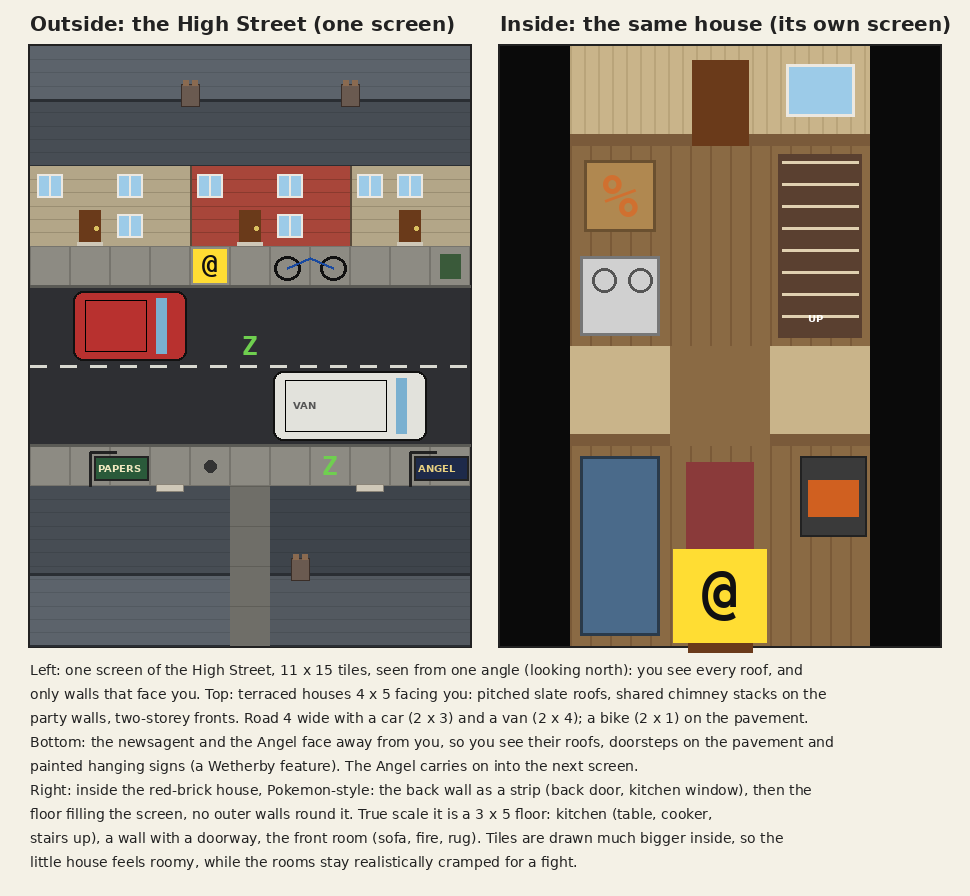

Python code for this plot:
# Draws a sample street screen (outside scale) and the inside of one house (true scale), greybox style.
# One camera angle everywhere (looking north, a little from above): you see every roof, and only the
# walls that face you. Buildings that face away show their roof and back, with a hanging sign over
# the pavement. Inside, Pokemon-style: the back wall as a strip, the floor filling the screen, no
# outer walls drawn round it.
# Run from the repo root: python3 docs/sample-screen.py  ->  docs/sample-screen.png
from PIL import Image, ImageDraw, ImageFont

T = 40                       # pixels per tile
COLS, ROWS = 11, 15          # one screen
FONT = '/usr/share/fonts/truetype/dejavu/DejaVuSans.ttf'
BOLD = '/usr/share/fonts/truetype/dejavu/DejaVuSans-Bold.ttf'
MONO = '/usr/share/fonts/truetype/dejavu/DejaVuSansMono-Bold.ttf'
f_title = ImageFont.truetype(BOLD, 20)
f_cap = ImageFont.truetype(FONT, 14)
f_glyph = ImageFont.truetype(MONO, 26)
f_big = ImageFont.truetype(MONO, 60)
f_tiny = ImageFont.truetype(BOLD, 10)

GAP, TOP, CAP = 30, 46, 250
W = COLS * T * 2 + GAP * 3
H = TOP + ROWS * T + CAP
img = Image.new('RGB', (W, H), '#f4f1e6')
d = ImageDraw.Draw(img)

def panel(ox, oy, title):
    d.text((ox, 12), title, font=f_title, fill='#222')
    d.rectangle([ox - 2, oy - 2, ox + COLS * T + 1, oy + ROWS * T + 1], outline='#222', width=2)

def glyph(px, py, size, ch, fg, bg=None, font=f_glyph):
    if bg:
        d.rectangle([px + 3, py + 3, px + size - 4, py + size - 4], fill=bg)
    bb = d.textbbox((0, 0), ch, font=font)
    d.text((px + (size - (bb[2] - bb[0])) / 2 - bb[0], py + (size - (bb[3] - bb[1])) / 2 - bb[1]), ch, font=font, fill=fg)

# ---------------- Left: a High Street screen, outside scale ----------------
ox, oy = GAP, TOP
panel(ox, oy, 'Outside: the High Street (one screen)')
X = lambda x: ox + x * T
Y = lambda y: oy + y * T

def pitched_roof(x, y, w, h, far='#5c636b', near='#474d54', ridge_at=0.5):
    """A pitched roof seen from the south: the far slope (lit) above the ridge, the near slope below."""
    ry = Y(y) + int(h * T * ridge_at)
    d.rectangle([X(x), Y(y), X(x + w) - 1, ry], fill=far)
    d.rectangle([X(x), ry, X(x + w) - 1, Y(y + h) - 1], fill=near)
    def shade(c, f):
        c = c.lstrip('#'); return '#' + ''.join(f'{max(0, int(int(c[i:i + 2], 16) * f)):02x}' for i in (0, 2, 4))
    for k in range(1, h * 3):                       # slate courses, a touch darker than the slope
        yy = Y(y) + k * T // 3
        if abs(yy - ry) < 4:
            continue
        d.line([X(x), yy, X(x + w) - 1, yy], fill=shade(far if yy < ry else near, 0.9), width=1)
    d.line([X(x), ry, X(x + w) - 1, ry], fill='#2a2e33', width=3)              # ridge
    d.line([X(x), Y(y + h) - 1, X(x + w) - 1, Y(y + h) - 1], fill='#2a2e33', width=2)  # eaves

def stack(px, ry):                                   # a shared chimney stack on the ridge
    d.rectangle([px - 9, ry - 16, px + 9, ry + 6], fill='#6a5a50', outline='#3a2e28')
    for k in (-5, 4):
        d.rectangle([px + k - 2, ry - 20, px + k + 3, ry - 15], fill='#8a6a50')

def front_wall(x, y, w, h, col, course):
    d.rectangle([X(x), Y(y), X(x + w) - 1, Y(y + h) - 1], fill=col)
    for k in range(1, h * 3):
        yy = Y(y) + k * T // 3
        d.line([X(x), yy, X(x + w) - 1, yy], fill=course, width=1)

def door(x, y, col='#6a3a1a'):
    d.rectangle([X(x) + 9, Y(y) + 4, X(x + 1) - 10, Y(y + 1) - 1], fill=col)
    d.ellipse([X(x) + 24, Y(y) + 20, X(x) + 28, Y(y) + 24], fill='#d9c060')
    d.rectangle([X(x) + 7, Y(y + 1) - 4, X(x + 1) - 8, Y(y + 1) - 1], fill='#cfc8b8')   # step

def window(x, y, w=1):
    d.rectangle([X(x) + 7, Y(y) + 8, X(x + w) - 8, Y(y + 1) - 9], fill='#9ccbe8', outline='#ece8e0', width=2)
    mx = (X(x) + 7 + X(x + w) - 8) // 2
    d.line([mx, Y(y) + 8, mx, Y(y + 1) - 9], fill='#ece8e0', width=2)

# North side of the street: a terrace, fronts facing you (south). Each house 4 wide x 5 deep:
# roof 3 rows (ridge along the row, chimney stacks on the party walls), front wall 2 rows (two storeys).
houses = [(0, 4, '#b3a688', '#9a8e72'), (4, 4, '#a8463a', '#8a3a2e'), (8, 3, '#b3a688', '#9a8e72')]
for x, w, col, course in houses:
    pitched_roof(x, 0, w, 3, ridge_at=0.45)
for x, w, col, course in houses:
    front_wall(x, 3, w, 2, col, course)
    window(x, 3); window(x + 2, 3) if w == 4 else window(x + 1, 3)
    door(x + 1, 4); window(x + 2, 4) if w == 4 else None
ry = Y(0) + int(3 * T * 0.45)
for px in (X(4), X(8)):
    stack(px, ry)
for px in (X(4), X(8)):
    d.line([px, Y(3), px, Y(5) - 1], fill='#5a4a3a', width=2)             # party walls between fronts

# Pavement, road (4 wide, centre line), pavement
for x in range(COLS):
    d.rectangle([X(x), Y(5), X(x + 1) - 1, Y(6) - 1], fill='#8d8b83', outline='#76746d')
    d.rectangle([X(x), Y(10), X(x + 1) - 1, Y(11) - 1], fill='#8d8b83', outline='#76746d')
d.rectangle([X(0), Y(6), X(COLS) - 1, Y(10) - 1], fill='#2e2f33')
for x in range(0, COLS * T, 30):
    d.line([X(0) + x, Y(8), X(0) + x + 16, Y(8)], fill='#d8d8d0', width=3)
d.line([X(0), Y(6), X(COLS), Y(6)], fill='#5a5a55', width=3)                   # kerbs
d.line([X(0), Y(10) - 1, X(COLS), Y(10) - 1], fill='#5a5a55', width=3)

# South side of the street: the newsagent and the Angel face north (away from you), so you see
# their roofs (near slope at the bottom) and a hanging sign and doorstep on the pavement side.
pitched_roof(0, 11, 5, 4, far='#474d54', near='#5c636b', ridge_at=0.55)        # newsagent
d.rectangle([X(5), Y(11), X(6) - 1, Y(15) - 1], fill='#6f6e68')               # ginnel
for k in range(4):
    d.line([X(5), Y(11 + k), X(6) - 1, Y(11 + k)], fill='#5f5e58', width=1)
pitched_roof(6, 11, 5, 4, far='#3e444b', near='#535960', ridge_at=0.55)         # the Angel (8 wide, carries on east)
stack(X(6) + 30, Y(11) + int(4 * T * 0.55))
# Doorsteps on the street side (their doors are on the far side of the roof from you)
for x in (3, 8):
    d.rectangle([X(x) + 6, Y(11) - 2, X(x + 1) - 7, Y(11) + 5], fill='#cfc8b8', outline='#8a8478')
# Hanging signs over the pavement, on brackets from the front wall
def sign(x, text, bg, fg):
    bx = X(x) + 20
    d.line([bx, Y(11), bx, Y(10) + 6], fill='#222', width=3)
    d.line([bx, Y(10) + 6, bx + 26, Y(10) + 6], fill='#222', width=3)
    d.rectangle([bx + 4, Y(10) + 10, bx + 58, Y(10) + 34], fill=bg, outline='#222', width=2)
    d.text((bx + 8, Y(10) + 16), text, font=f_tiny, fill=fg)
sign(1, 'PAPERS', '#2a5a3a', '#f0e8c0')
sign(9, 'ANGEL', '#1e2a4a', '#e8d080')

# Vehicles (outside sizes): car 2x3, van 2x4 (width x length; here parked along the road), bike 2x1
def vehicle(x, y, length, col, label=None):
    x0, y0, x1, y1 = X(x) + 3, Y(y) + 5, X(x + length) - 4, Y(y + 2) - 6
    d.rounded_rectangle([x0, y0, x1, y1], radius=10, fill=col, outline='#111', width=2)
    d.rectangle([x1 - 30, y0 + 7, x1 - 20, y1 - 7], fill='#7ab0d0')
    d.rectangle([x0 + 12, y0 + 9, x1 - 40, y1 - 9], fill=col, outline='#00000055')
    if label:
        d.text((x0 + 20, (y0 + y1) // 2 - 6), label, font=f_tiny, fill='#555')
vehicle(1, 6, 3, '#b8312f')
vehicle(6, 8, 4, '#e2e2dc', 'VAN')
bx, by = X(6), Y(5)
d.ellipse([bx + 4, by + 10, bx + 30, by + 34], outline='#111', width=3)
d.ellipse([bx + T + 10, by + 10, bx + T + 36, by + 34], outline='#111', width=3)
d.line([bx + 17, by + 22, bx + 40, by + 12, bx + T + 23, by + 22], fill='#1a4aa0', width=3)
d.ellipse([X(4) + 14, Y(10) + 14, X(4) + 26, Y(10) + 26], fill='#333')        # lamp post
d.rectangle([X(10) + 10, Y(5) + 8, X(10) + 30, Y(5) + 32], fill='#3a5a3a')    # bin
glyph(X(4), Y(5), T, '@', '#111', '#ffdd33')
glyph(X(5), Y(7), T, 'Z', '#6fcf4f')
glyph(X(7), Y(10), T, 'Z', '#6fcf4f')

# ---------------- Right: inside the red-brick house, Pokemon-style ----------------
ix, iy = GAP * 2 + COLS * T, TOP
panel(ix, iy, 'Inside: the same house (its own screen)')
d.rectangle([ix, iy, ix + COLS * T - 1, iy + ROWS * T - 1], fill='#0a0a0a')
# True scale: a 5 x 7 house is a 3 x 5 floor (kitchen behind, front room in front, a wall between).
# Shown as the floor filling the screen, with the back wall as a strip along the top. No outer walls.
FW, FH = 3, 5
Z = min((COLS * T) // FW, (ROWS * T) // (FH + 1))      # tile size inside: as big as fits (100 px)
hx = ix + (COLS * T - FW * Z) // 2
hy = iy + (ROWS * T - (FH + 1) * Z) // 2 + Z           # floor starts below the back-wall strip
def ri(x, y, w=1, h=1, pad=0):
    return [hx + x * Z + pad, hy + y * Z + pad, hx + (x + w) * Z - 1 - pad, hy + (y + h) * Z - 1 - pad]
# Back wall strip: wallpaper, the back door and the kitchen window
d.rectangle([hx, hy - Z, hx + FW * Z - 1, hy - 1], fill='#c9b48a')
for k in range(0, FW * Z, 14):
    d.line([hx + k, hy - Z, hx + k, hy - 1], fill='#b9a47a', width=2)
d.rectangle([hx, hy - 12, hx + FW * Z - 1, hy - 1], fill='#7a5a3a')               # skirting
d.rectangle([hx + 1 * Z + 22, hy - Z + 14, hx + 2 * Z - 22, hy - 1], fill='#6a3a1a')  # back door
d.rectangle([hx + 2 * Z + 16, hy - Z + 18, hx + 3 * Z - 16, hy - 30], fill='#9ccbe8', outline='#ece8e0', width=3)
# Floorboards
for y in range(FH):
    for x in range(FW):
        d.rectangle(ri(x, y), fill='#8a6a44')
        for k in range(0, Z, 20):
            d.line([hx + x * Z + k, hy + y * Z, hx + x * Z + k, hy + (y + 1) * Z - 1], fill='#7a5a38', width=2)
# The wall between the kitchen (rows 0-1) and the front room (rows 3-4), with an open door in the middle
d.rectangle(ri(0, 2), fill='#c9b48a'); d.rectangle(ri(2, 2), fill='#c9b48a')
d.rectangle([hx, hy + 2 * Z + Z - 12, hx + FW * Z - 1, hy + 3 * Z - 1], fill='#7a5a3a')
d.rectangle(ri(1, 2), fill='#8a6a44')
# Kitchen: table with a tin on it, the cooker, stairs up along the side
d.rectangle(ri(0, 0, pad=14), fill='#b08850', outline='#6a5030', width=3)
glyph(hx, hy, Z, '%', '#d07030', font=f_big)
d.rectangle(ri(0, 1, pad=10), fill='#d0d0d0', outline='#777', width=3)
for k in (0, 1):
    d.ellipse([hx + 22 + k * 36, hy + Z + 22, hx + 46 + k * 36, hy + Z + 46], outline='#555', width=3)
d.rectangle(ri(2, 0, 1, 2, pad=8), fill='#5a4030')
for k in range(8):
    yy = hy + 16 + k * 22
    d.line([hx + 2 * Z + 12, yy, hx + 3 * Z - 12, yy], fill='#e0d0b0', width=3)
d.text((hx + 2 * Z + 38, hy + 2 * Z - 34), 'UP', font=f_tiny, fill='#fff')
# Front room: sofa (1x2), fireplace, rug; front door at the bottom edge with a mat
d.rectangle(ri(0, 3, 1, 2, pad=10), fill='#4a6a8a', outline='#2a3a4a', width=3)
d.rectangle([hx + 2 * Z + 30, hy + 3 * Z + 10, hx + 3 * Z - 4, hy + 4 * Z - 10], fill='#3a3a3a', outline='#222', width=2)
d.rectangle([hx + 2 * Z + 38, hy + 3 * Z + 34, hx + 3 * Z - 12, hy + 4 * Z - 30], fill='#d06020')
d.rectangle(ri(1, 3, 1, 2, pad=16), fill='#8a3a3a')
d.rectangle([hx + 1 * Z + 18, hy + 5 * Z - 8, hx + 2 * Z - 18, hy + 5 * Z + 6], fill='#6a3a1a')   # front door (into the street)
glyph(hx + Z, hy + 4 * Z, Z, '@', '#111', '#ffdd33', f_big)

# ---------------- Captions ----------------
cap = [
    'Left: one screen of the High Street, 11 x 15 tiles, seen from one angle (looking north): you see every roof, and',
    'only walls that face you. Top: terraced houses 4 x 5 facing you: pitched slate roofs, shared chimney stacks on the',
    'party walls, two-storey fronts. Road 4 wide with a car (2 x 3) and a van (2 x 4); a bike (2 x 1) on the pavement.',
    'Bottom: the newsagent and the Angel face away from you, so you see their roofs, doorsteps on the pavement and',
    'painted hanging signs (a Wetherby feature). The Angel carries on into the next screen.',
    'Right: inside the red-brick house, Pokemon-style: the back wall as a strip (back door, kitchen window), then the',
    'floor filling the screen, no outer walls round it. True scale it is a 3 x 5 floor: kitchen (table, cooker,',
    'stairs up), a wall with a doorway, the front room (sofa, fire, rug). Tiles are drawn much bigger inside, so the',
    'little house feels roomy, while the rooms stay realistically cramped for a fight.',
]
for i, t in enumerate(cap):
    d.text((GAP, TOP + ROWS * T + 16 + i * 24), t, font=f_cap, fill='#222')
img.save('docs/sample-screen.png')
print(img.size)
